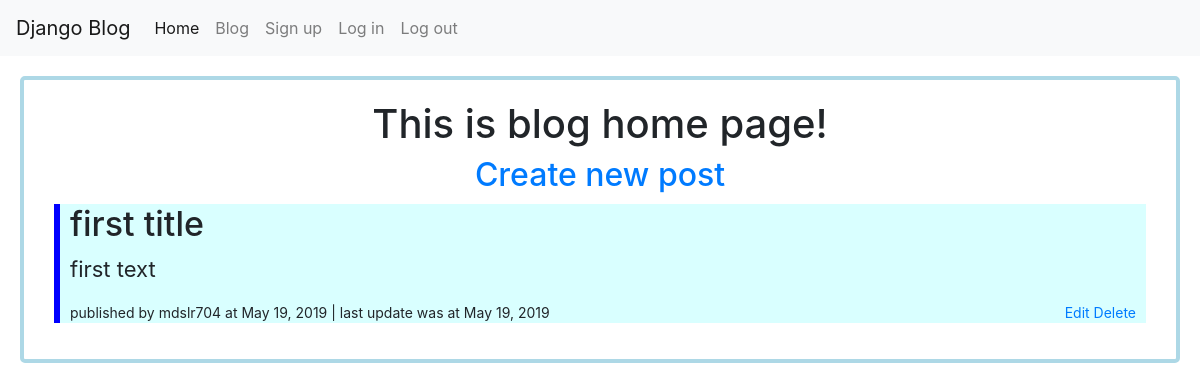
The page /blog/ on the database as committed earlier.
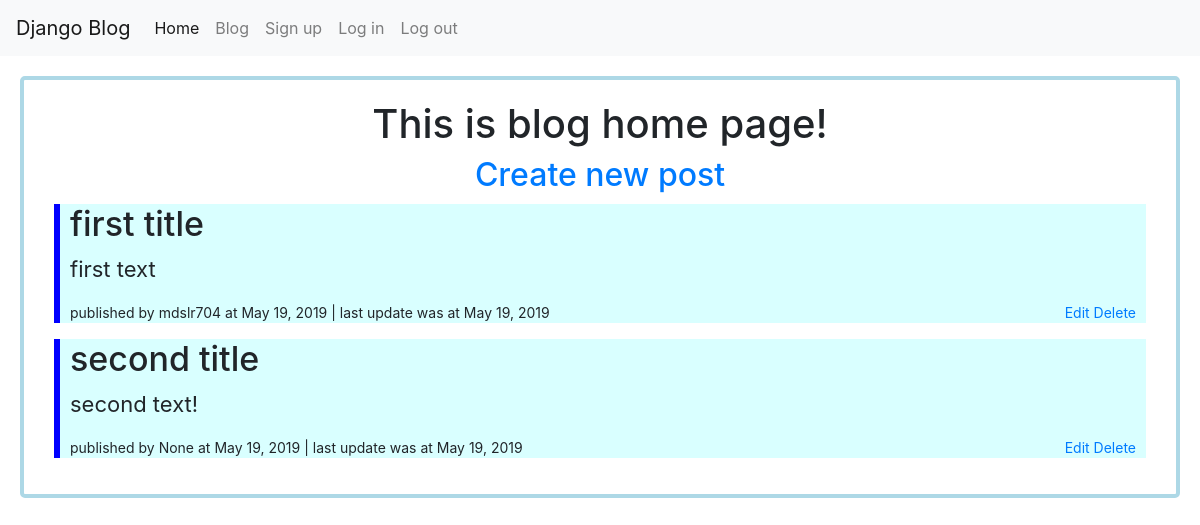
The same page on the database as committed later.
### blog/models.py (models this page shows, shortened)
class Blog_post (models.Model):
    title = models.CharField(max_length = 50)
    text = models.TextField()
    release_date = models.DateField(auto_now=False, auto_now_add=True)
    update_date = models.DateField(auto_now=True, auto_now_add=False)
    author = models.ForeignKey(User, on_delete=models.SET_NULL, blank=True, null=True)
    id = models.AutoField(primary_key=True)

### blog/views.py (the view)
# urls.py: path('',views.homepage),
def homepage (request):
    qs = Blog_post.objects.all()
    return render (request,'bloghomepage.html',{'posts' : qs})

### templates/bloghomepage.html
{%extends "base.html"%}
{%block content%}
<h1 style="text-align:center;">This is blog home page!</h1>
<h2 style="text-align:center;"><a href="newpost/"> Create new post</a></h2>
{%for post in posts%}
  <div style="border-left: 6px solid blue; background-color:rgb(179, 255, 255, 0.5); padding-left: 10px ; ; margin: 10px ;">
    <b><h3 style="font-size: 34px">{{post.title}}</h3></b>
    <p style="font-size: 22px">{{post.text}}</p>
    <p style="font-size: 14px">published by {{post.author}} at {{post.release_date}} | last update was at {{post.update_date}}
    <span style="float:right;padding-right:10px;"><a href="{{post.id}}/edit/">Edit</a> <a href="{{post.id}}/delete/">Delete</a></span></p>
  </div>
{%endfor%}
{%endblock%}

### templates/base.html (shortened to what this page needs)
<!doctype html>
<html lang="en">
  <head>
    <link rel="stylesheet" href="https://stackpath.bootstrapcdn.com/bootstrap/4.3.1/css/bootstrap.min.css">
  </head>
  <body>
    <nav class="navbar navbar-expand-lg navbar-light bg-light">
      <a class="navbar-brand" href="http://127.0.0.1:8000">Django Blog</a>
      <div class="collapse navbar-collapse" id="navbarNavAltMarkup">
        <div class="navbar-nav">
          <a class="nav-item nav-link active" href="http://127.0.0.1:8000">Home <span class="sr-only">(current)</span></a>
          <a class="nav-item nav-link" href="http://127.0.0.1:8000/blog/">Blog</a>
          <a class="nav-item nav-link" href="http://127.0.0.1:8000/signup/">Sign up</a>
          <a class="nav-item nav-link" href="http://127.0.0.1:8000/accounts/login/">Log in</a>
          <a class="nav-item nav-link" href="http://127.0.0.1:8000/accounts/logout/">Log out</a>
        </div>
      </div>
    </nav>
    <div style="padding:20px; border: 4px solid lightblue; border-radius: 5px; margin:20px;">
      {%block content%}
      {%endblock%}
    </div>
  </body>
</html>

Rows that differ between the two databases and show on the page:
added Blog_post: title "second title", text "second text!", author "None", release_date "May 19, 2019", update_date "May 19, 2019"
